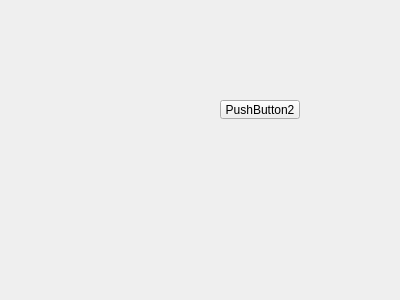
<?xml version="1.0" encoding="UTF-8"?>
<ui version="4.0">
 <class>FormTwo</class>
 <widget class="QWidget" name="FormTwo">
  <property name="geometry">
   <rect>
    <x>0</x>
    <y>0</y>
    <width>400</width>
    <height>300</height>
   </rect>
  </property>
  <property name="windowTitle">
   <string>Form</string>
  </property>
  <widget class="QPushButton" name="pushButton">
   <property name="geometry">
    <rect>
     <x>220</x>
     <y>100</y>
     <width>80</width>
     <height>19</height>
    </rect>
   </property>
   <property name="text">
    <string>PushButton2</string>
   </property>
  </widget>
 </widget>
 <resources/>
 <connections/>
</ui>
